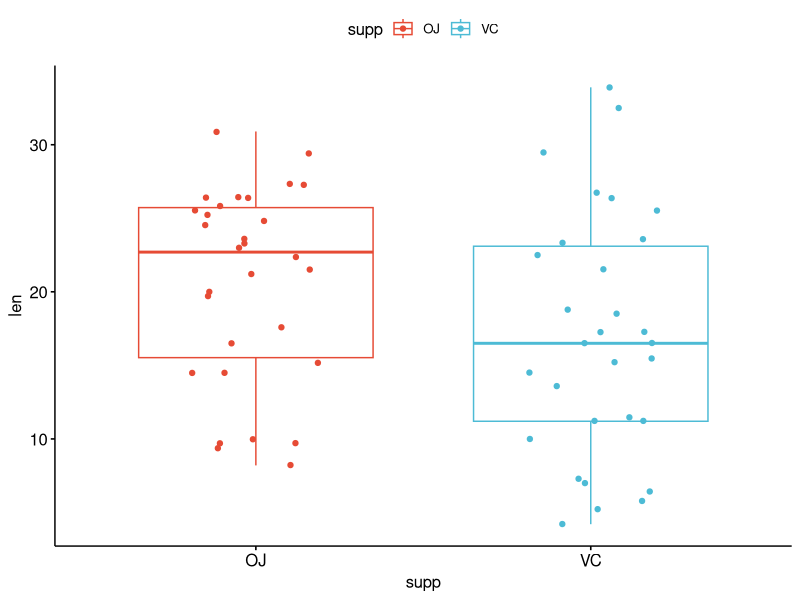
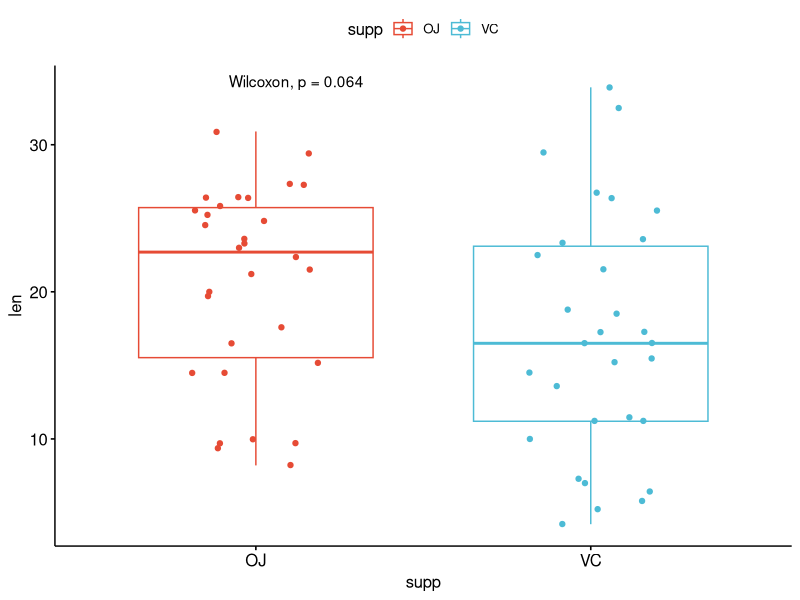
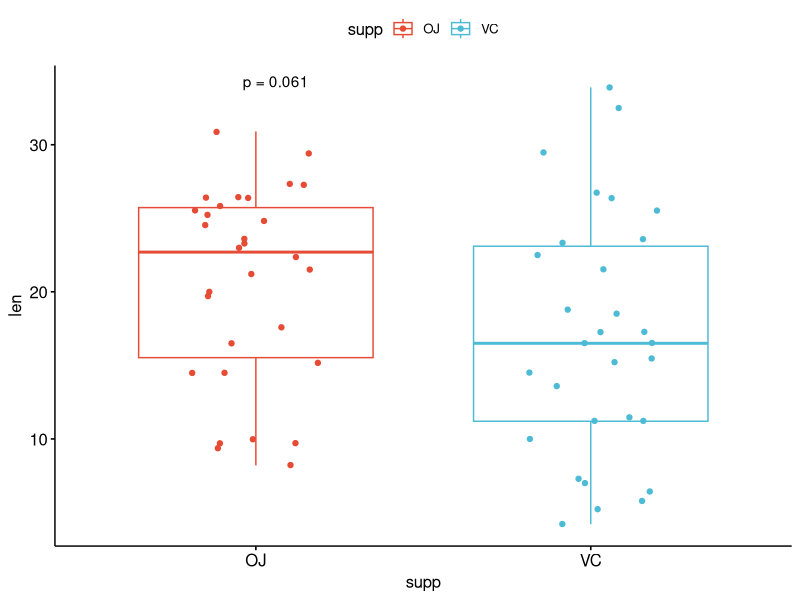
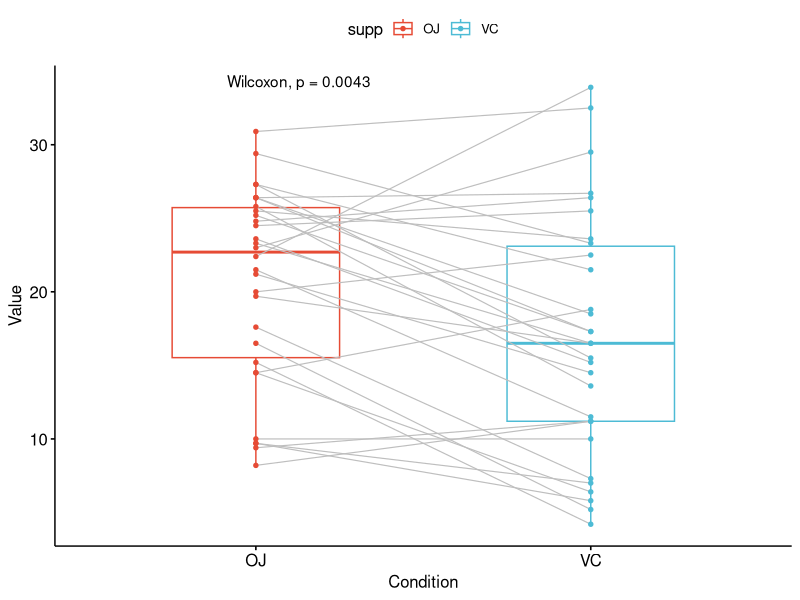
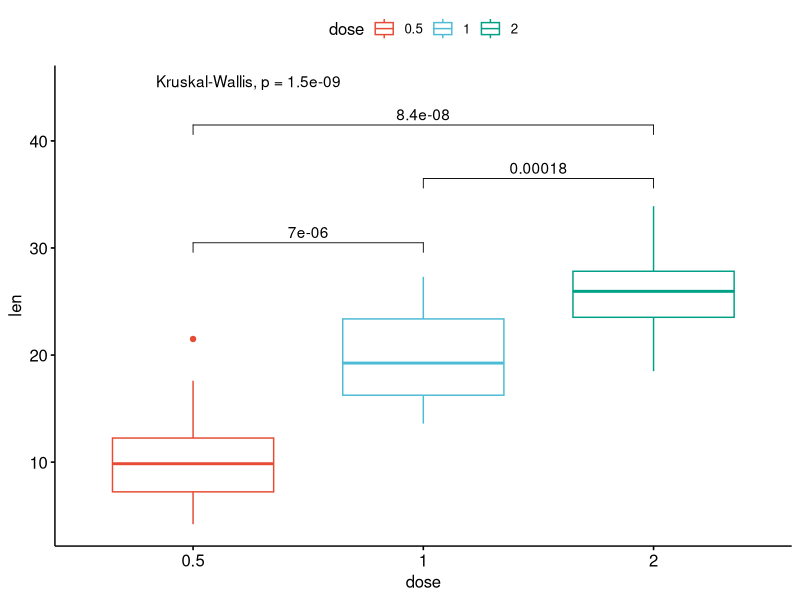
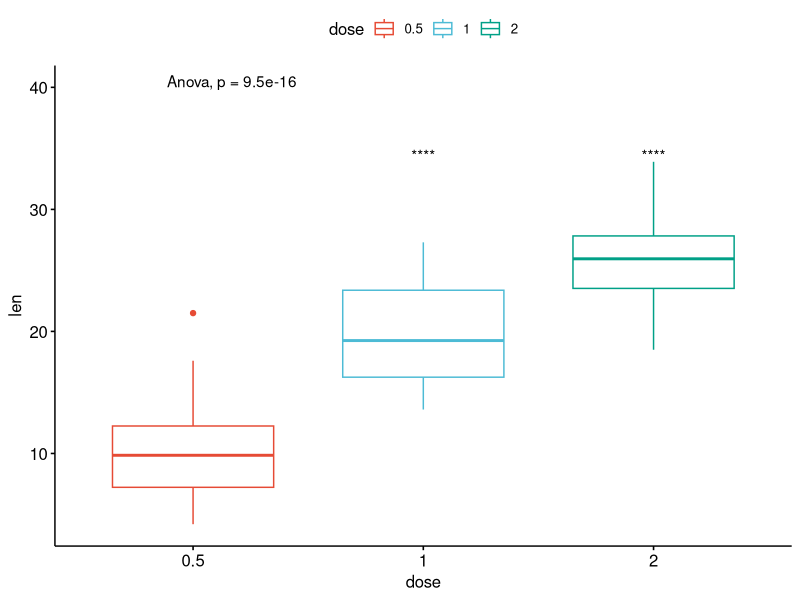
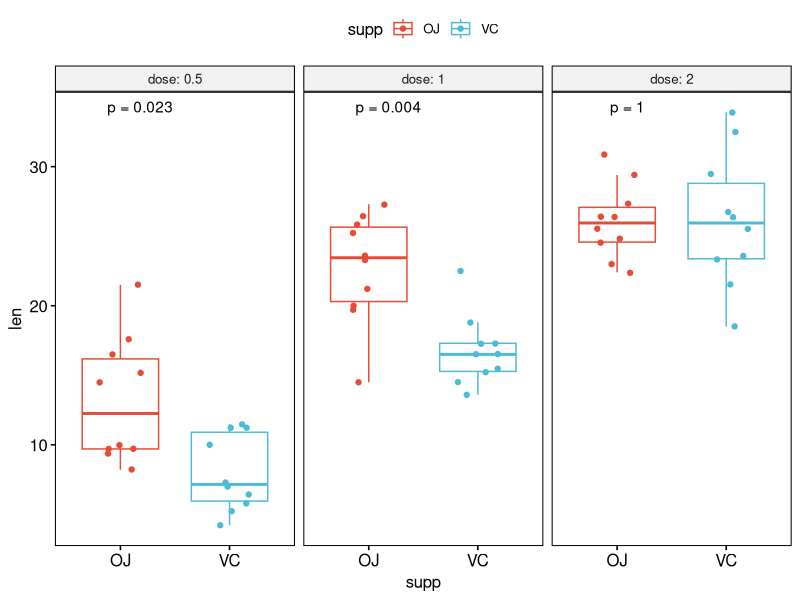

R code for these plots, in order:
#!/usr/bin/env Rscript
# this is the stat_compare_means routine from the refman.
# you will get "cannot compute exact p-value due to ties" warning
# you can suppress them with exact=F ... but that doesn;t take away the problem of course

# Important note, this seems to highlight some problem Cairo and the show() function
# no this is just my silly mistakeA p <- p + etc() is required!

library(ggplot2)
library(ggpubr)
library(Cairo)

data("ToothGrowth")
# 10 Guinea pigs for 3 types of dosage and 2 types of supplements Vitamin C(VC) or Orange Jiuce (OJ).
# len is the dependent outcome variable.

# Two independent groups
png("cme0.png", 800, 800)
p0 <- ggboxplot(ToothGrowth, x = "supp", y = "len", color = "supp", palette = "npg", add = "jitter")
show(p0)
dev.off()

# Add p-value
CairoPNG("cme1.png", 800, 800)
p <- p0 + stat_compare_means()
show(p)
dev.off()
# just no difference between those two.
# paired=T does nothing.

# Default method is Wilcoxon.
CairoPNG("cme2.png", 800, 800)
p <- p0 + stat_compare_means(method = "t.test", label="p.format")
show(p)
dev.off()
# No difference in the graphs!

# Paired samples
CairoPNG("cme3.png", 800, 800)
p <- ggpaired(ToothGrowth, x = "supp", y = "len",
             color = "supp", line.color = "gray", line.size = 0.4, palette = "npg") +
    stat_compare_means(paired = TRUE)
show(p)
dev.off()

# More than two groups
# Pairwise comparisons: Specify the comparisons you want
my_comparisons <- list( c("0.5", "1"), c("1", "2"), c("0.5", "2") )
CairoPNG("cme4.png", 800, 800)
p <- ggboxplot(ToothGrowth, x = "dose", y = "len", color = "dose", palette = "npg")+
    # Add pairwise comparisons p-value
    stat_compare_means(comparisons = my_comparisons, label.y = c(29, 35, 40))+
    stat_compare_means(label.y = 45)     # Add global Anova p-value
show(p)
dev.off()

# Multiple pairwise test against a reference group
CairoPNG("cme5.png", 800, 800)
p <- ggboxplot(ToothGrowth, x = "dose", y = "len",
              color = "dose", palette = "npg") +
    stat_compare_means(method = "anova", label.y = 40) + # Add global p-value
    stat_compare_means(aes(label = ..p.signif..), method = "t.test", ref.group = "0.5")
show(p)
dev.off()

# Multiple grouping variables
# Box plot facetted by "dose"
CairoPNG("cme6.png", 800, 800)
p <- ggboxplot(ToothGrowth, x = "supp", y = "len", color = "supp", palette = "npg",
               add = "jitter", facet.by = "dose", short.panel.labs = FALSE) +
                # Use only p.format as label. Remove method name.
                stat_compare_means( aes(label = paste0("p = ", ..p.format..)))
show(p)
dev.off()
